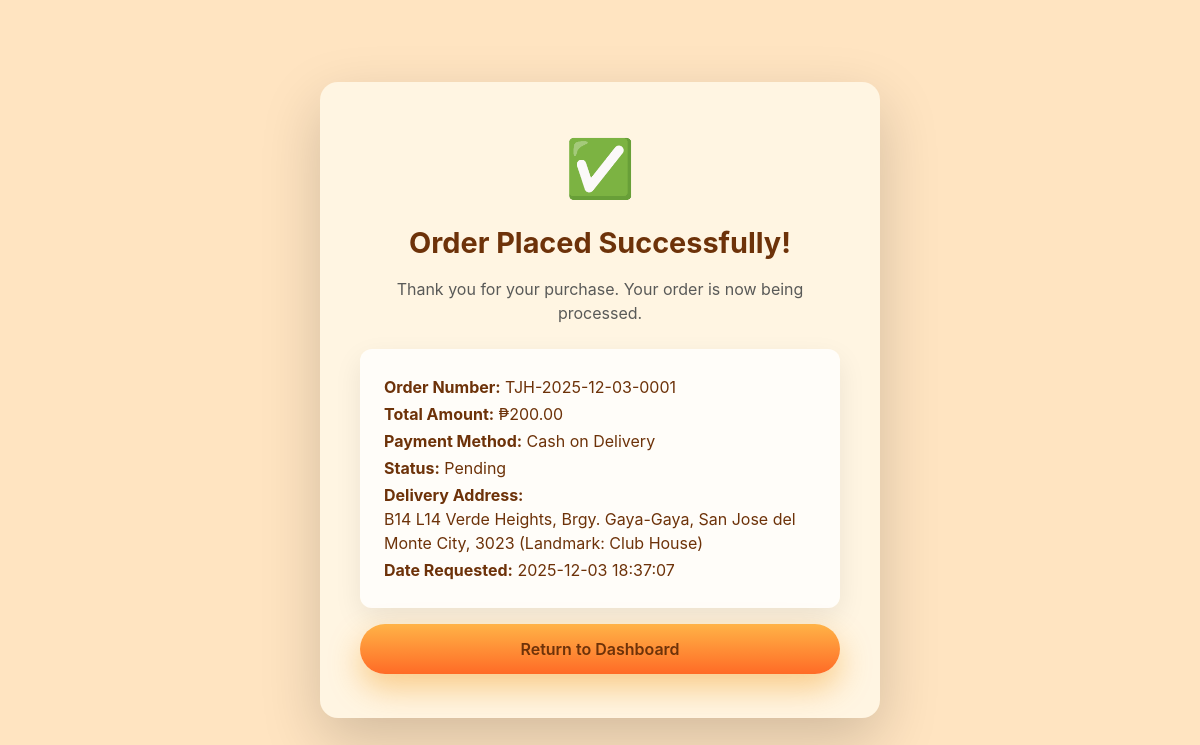
The page /checkout/checkout_success.php (signed in) on the database its author committed.
### tables this page shows
CREATE TABLE `pending_delivery` (
  `id` int(11) NOT NULL,
  `order_number` varchar(20) DEFAULT NULL,
  `user_id` int(11) NOT NULL,
  `driver_id` int(11) DEFAULT NULL,
  `payment_method` varchar(50) DEFAULT 'COD',
  `payment_status` enum('pending','verified','failed') DEFAULT 'pending',
  `gcash_reference` varchar(100) DEFAULT NULL,
  `gcash_payment_screenshot` varchar(500) DEFAULT NULL,
  `status` varchar(32) NOT NULL DEFAULT 'pending',
  `delivery_address` text NOT NULL,
  `landmark` varchar(255) DEFAULT NULL,
  `total_amount` decimal(10,2) NOT NULL,
  `date_requested` timestamp NOT NULL DEFAULT current_timestamp()
);

### includes/order_helper.php (called while the page is built, shortened)
<?php
function formatOrderNumber($orderNumber)
{
    if (preg_match('/^(TJH-)(\d{4})(\d{2})(\d{2})-(\d{4})$/', $orderNumber, $matches)) {
        return $matches[1] . $matches[2] . '-' . $matches[3] . '-' . $matches[4] . '-' . $matches[5];
    }
    return $orderNumber;
}

### checkout/checkout_success.php (the view, shortened to what this page needs)
<?php session_start();
require_once('../config.php');
require_once('../includes/order_helper.php');
$user_id = $_SESSION['user_id'];
try {
    $stmt = $db->prepare(" SELECT id, order_number, total_amount, delivery_address, payment_method, payment_status, gcash_reference, status, date_requested FROM pending_delivery WHERE user_id = ? ORDER BY id DESC LIMIT 1 ");
    $stmt->execute([$user_id]);
    $order = $stmt->fetch(PDO::FETCH_ASSOC);
} catch (PDOException $e) {
    die("Database error: " . $e->getMessage());
}
?>
<!DOCTYPE html>
<html lang="en">
<head>
    <link href="https://cdn.jsdelivr.net/npm/bootstrap@5.3.2/dist/css/bootstrap.min.css" rel="stylesheet">
</head>
<body>
    <main>
        <div class="success-card">
            <div class="success-icon">✅</div>
            <h1>Order Placed Successfully!</h1>
            <?php if ($order && $order['payment_method'] === 'GCash'): ?>
                <p class="text-muted">Thank you for your purchase! Your GCash payment is pending verification.</p>
                <div class="alert alert-warning">
                    <strong>Important:</strong> Your order will be processed after we verify your GCash payment.
                    You will receive a confirmation once payment is verified.
                </div>
            <?php else: ?>
                <p class="text-muted">Thank you for your purchase. Your order is now being processed.</p>
            <?php endif; ?> <?php if ($order): ?> <div class="order-summary mt-4">
                    <p><strong>Order Number:</strong> <?= htmlspecialchars(formatOrderNumber($order['order_number'])) ?></p>
                    <p><strong>Total Amount:</strong> ₱<?= number_format($order['total_amount'], 2) ?></p>
                    <?php
                                $pm = $order['payment_method'] ?? '';
                                $pmLabel = $pm === 'COD' ? 'Cash on Delivery' : $pm;
                                $status = trim($order['status'] ?? '');
                                if ($status === '') {
                                    $statusLabel = 'Pending Delivery';
                                } else {
                                    $normalized = strtolower($status);
                                    if ($normalized === 'pending' || $normalized === 'pending delivery') {
                                        $statusLabel = 'Pending';
                                    } else if ($normalized === 'out for delivery') {
                                        $statusLabel = 'Out for Delivery';
                                    } else if ($normalized === 'delivered') {
                                        $statusLabel = 'Delivered';
                                    } else if ($normalized === 'cancelled' || $normalized === 'canceled') {
                                        $statusLabel = 'Cancelled';
                                    } else {
                                        $statusLabel = ucfirst($normalized);
                                    }
                                }
                    ?>
                    <p><strong>Payment Method:</strong> <?= htmlspecialchars($pmLabel) ?></p>
                    <p><strong>Status:</strong> <?= htmlspecialchars($statusLabel) ?></p>
                    <p><strong>Delivery Address:</strong><br><?= nl2br(htmlspecialchars($order['delivery_address'])) ?></p>
                    <p><strong>Date Requested:</strong> <?= htmlspecialchars($order['date_requested']) ?></p>
                </div> <?php else: ?> <p class="text-muted mt-4">No recent order found.</p> <?php endif; ?> <a href="../dashboard.php" class="btn btn-dark w-100 mt-3">Return to Dashboard</a>
        </div>
    </main>
</body>
</html>

### checkout/checkout_success.php (style rules this page uses)
:root { --sunset-gradient-start: #ffb347; --sunset-gradient-end: #ff6b26; --rich-amber: #f18f01; --buttered-sand: #ffe4c1; --deep-chestnut: #7a3a12; --spark-gold: #f9a219; --cream-panel: #fff5e2; --accent-light: #fff7e3; --accent-dark: #6d3209; }
body { background: var(--buttered-sand); font-family: "Inter", sans-serif; color: var(--accent-dark); display: flex; flex-direction: column; min-height: 100vh; }
main { flex: 1; display: flex; align-items: center; justify-content: center; padding: 50px 15px; }
.success-card { background: var(--cream-panel); border-radius: 18px; padding: 2.75rem 2.5rem; text-align: center; box-shadow: 0 22px 60px rgba(0, 0, 0, 0.18); max-width: 560px; width: 100%; }
.success-icon { font-size: 3.5rem; color: var(--rich-amber); }
h1 { font-size: 1.8rem; font-weight: 700; margin-top: 1rem; margin-bottom: 1rem; }
.order-summary { text-align: left; margin-top: 1.5rem; background: rgba(255, 255, 255, 0.8); border-radius: 12px; padding: 1.4rem 1.5rem; box-shadow: 0 10px 28px rgba(0, 0, 0, 0.08); }
.order-summary p { margin: 0.2rem 0; }
.btn-dark { background: linear-gradient(180deg, var(--sunset-gradient-start), var(--sunset-gradient-end)); border: none; padding: 0.8rem 1.8rem; font-weight: 600; margin-top: 1.25rem; border-radius: 999px; color: var(--accent-dark); box-shadow: 0 14px 32px rgba(241, 143, 1, 0.4); }

### rows shown on the page
pending_delivery: order_number "TJH-2025-12-03-0001", total_amount "200.00", payment_method "Cash on Delivery", status "Pending", delivery_address "B14 L14 Verde Heights, Brgy. Gaya-Gaya, San Jose del Monte City, 3023 (Landmark: Club House)", date_requested "2025-12-03 18:37:07"
